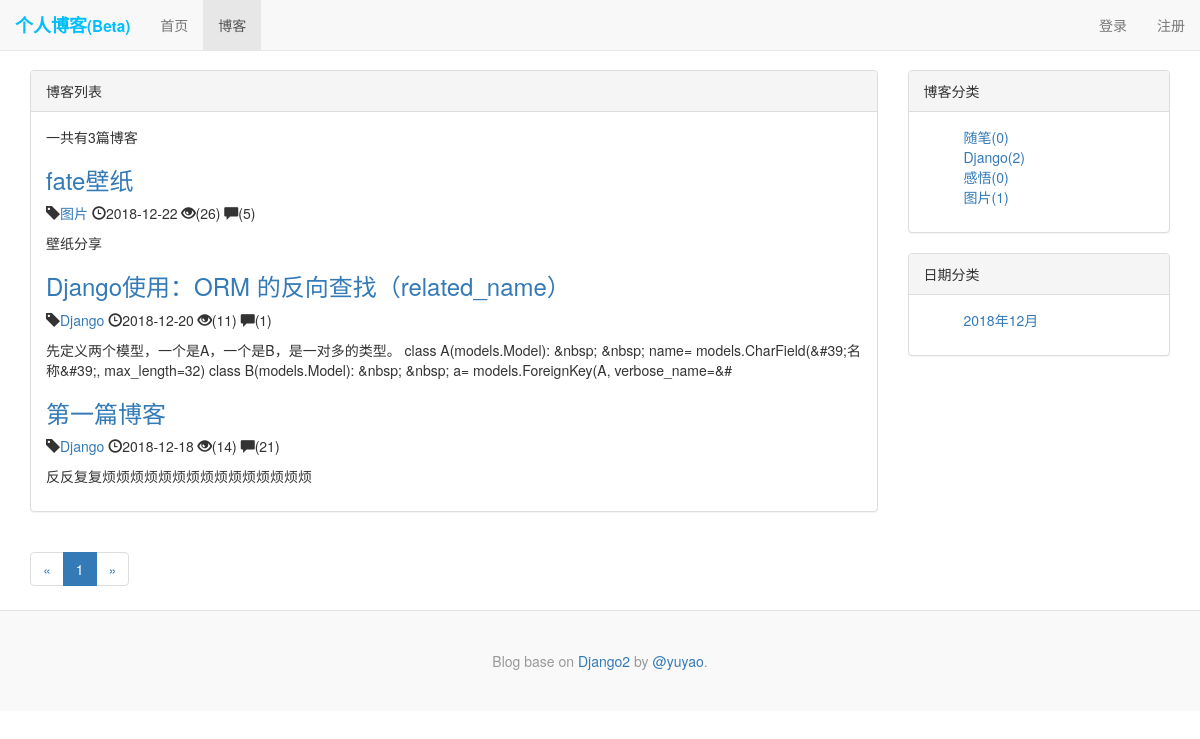
The page /blog/ on the database as committed earlier.
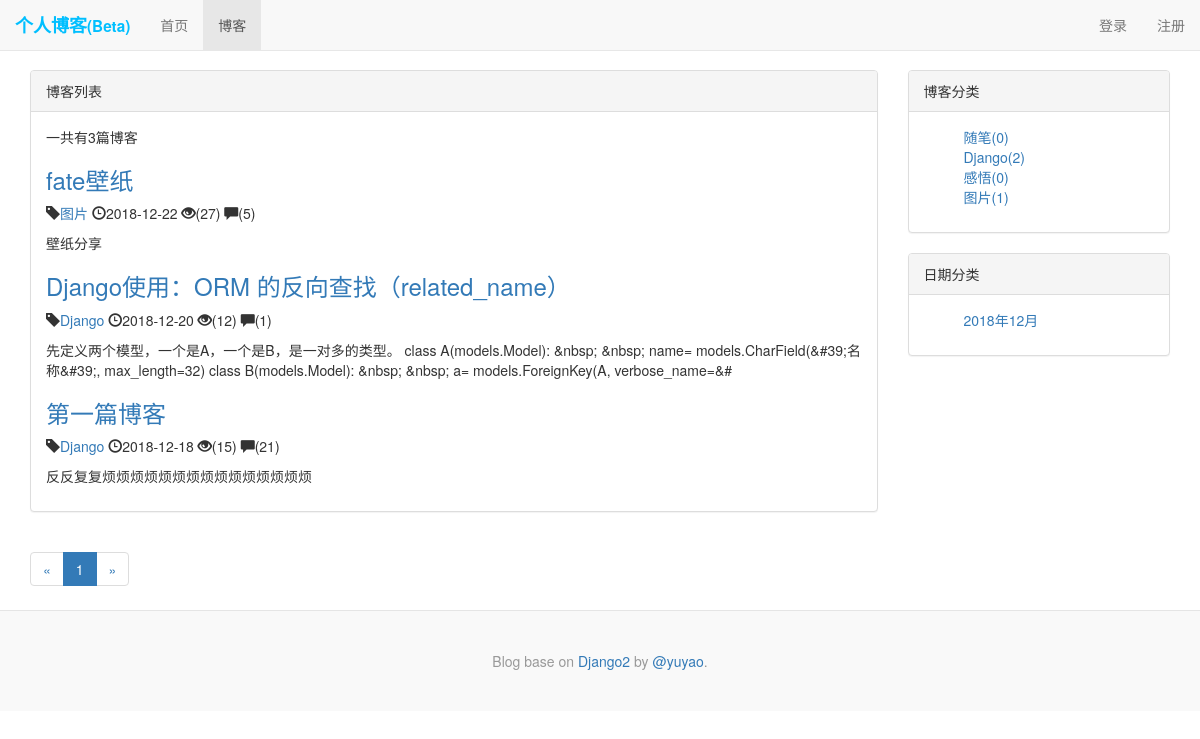
The same page on the database as committed later.
### blog/models.py (models this page shows, shortened)
class Blog(models.Model,ReadNumExpand):
    title = models.CharField(max_length=50)
    blog_type = models.ForeignKey(BlogType,on_delete=models.CASCADE)
    content = RichTextUploadingField()#富文本编辑
    author = models.ForeignKey(User,on_delete=models.CASCADE)
    create_time = models.DateTimeField(auto_now_add=True)
    last_update_time = models.DateTimeField(auto_now=True)
    read_details = GenericRelation(ReadDetail)
    class Meta:
        ordering = ['-create_time']

class BlogType(models.Model):
    type_name = models.CharField(max_length=15)
    def __str__(self):
        return self.type_name

### read_statistics/models.py (models this page shows)
class ReadNum(models.Model):
    read_num = models.IntegerField(default=0)
    content_type = models.ForeignKey(ContentType, on_delete=models.CASCADE)
    object_id = models.PositiveIntegerField()
    content_object = GenericForeignKey('content_type', 'object_id')

### blog/views.py (the view)
# urls.py: path('',views.blog_list,name='blog_list'),
def blog_list(request):
    blogs = Blog.objects.all()
    page_num = request.GET.get('page',1)
    paginator = Paginator(blogs,10)
    page_of_blogs = paginator.page(page_num)
    context={}
    context['page_of_blogs'] = page_of_blogs
    context['blogs'] = Blog.objects.all()
    context['blog_types'] = BlogType.objects.annotate(blog_count=Count('blog'))
    context['blog_dates'] = Blog.objects.dates('create_time','month',order='DESC')
    response = render(request,'blog/blog_list.html', context)
    return response

### read_statistics/models.py (called while the page is built)
    def get_read_num(self):
        ct = ContentType.objects.get_for_model(self)
        try:
            readnum = ReadNum.objects.get(content_type=ct, object_id=self.pk)
            return readnum.read_num
        except exceptions.ObjectDoesNotExist:
            return 0

### templates/blog/blog_list.html (shortened to what the changed rows need)
{% extends 'blog/base.html' %}
{% load staticfiles %}
{% block content %}
    <div class="container">
        <div class="row">
            <div class="col-md-9">
                <div class="panel panel-default">
                  <div class="panel-body">
                      <div class="blog">
                      {% for blog in page_of_blogs %}
                          <a href="{% url 'blog_detail' blog.pk  %}"><h3>{{ blog.title }}</h3></a>
                          <p class="blog-info">
                            <span class="glyphicon glyphicon-tag" aria-hidden="true"></span><a href="{% url 'blogs_with_type' blog.blog_type.pk %}">{{ blog.blog_type }}</a>
                            <span class="glyphicon glyphicon-time" aria-hidden="true"></span>{{ blog.create_time|date:'Y-m-d' }}
                            <span class="glyphicon glyphicon-eye-open" aria-hidden="true"></span>({{ blog.get_read_num }})
                            <span class="glyphicon glyphicon-comment" aria-hidden="true"></span>({{ blog.comment_set.count }})
                          </p>
                          <p>{{ blog.content|striptags|truncatechars:200}}</p>
                    {% empty %}
                        <h3>还没有博客</h3>
                    {% endfor %}
                      </div>
                  </div>
                </div>
            </div>
        </div>
    </div>
{% endblock %}

Rows that differ between the two databases and show on the page:
changed through a linked row, Blog "fate壁纸": get_read_num "26" → "27"
changed through a linked row, Blog "Django使用：ORM 的反向查找（related_name）": get_read_num "11" → "12"
changed through a linked row, Blog "第一篇博客": get_read_num "14" → "15"
